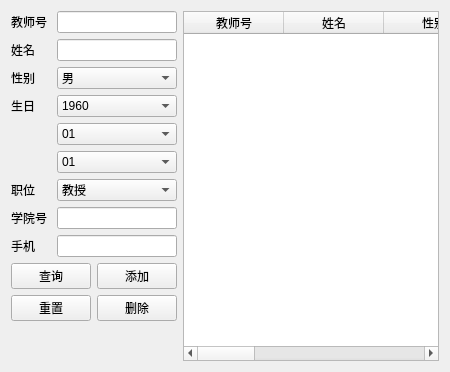
     <widget class="QWidget" name="tab_tea">
      <attribute name="title">
       <string>教师管理</string>
      </attribute>
      <layout class="QHBoxLayout" name="horizontalLayout">
       <item>
        <layout class="QHBoxLayout" name="horizontalLayout_7" stretch="1,5">
         <item>
          <layout class="QVBoxLayout" name="verticalLayout_7">
           <item>
            <layout class="QGridLayout" name="gridLayout_4">
             <item row="0" column="1">
              <widget class="QLineEdit" name="ld_tea_no"/>
             </item>
             <item row="2" column="0">
              <widget class="QLabel" name="label_26">
               <property name="text">
                <string>性别</string>
               </property>
              </widget>
             </item>
             <item row="6" column="0">
              <widget class="QLabel" name="label_28">
               <property name="text">
                <string>职位</string>
               </property>
              </widget>
             </item>
             <item row="6" column="1">
              <widget class="QComboBox" name="cbox_tea_pos">
               <property name="editable">
                <bool>false</bool>
               </property>
               <item>
                <property name="text">
                 <string>教授</string>
                </property>
               </item>
               <item>
                <property name="text">
                 <string>副教授</string>
                </property>
               </item>
               <item>
                <property name="text">
                 <string>讲师</string>
                </property>
               </item>
              </widget>
             </item>
             <item row="5" column="1">
              <widget class="QComboBox" name="cbox_tea_birth_d">
               <property name="editable">
                <bool>false</bool>
               </property>
               <item>
                <property name="text">
                 <string>01</string>
                </property>
               </item>
               <item>
                <property name="text">
                 <string>02</string>
                </property>
               </item>
               <item>
                <property name="text">
                 <string>03</string>
                </property>
               </item>
               <item>
                <property name="text">
                 <string>04</string>
                </property>
               </item>
               <item>
                <property name="text">
                 <string>05</string>
                </property>
               </item>
               <item>
                <property name="text">
                 <string>06</string>
                </property>
               </item>
               <item>
                <property name="text">
                 <string>07</string>
                </property>
               </item>
               <item>
                <property name="text">
                 <string>08</string>
                </property>
               </item>
               <item>
                <property name="text">
                 <string>09</string>
                </property>
               </item>
               <item>
                <property name="text">
                 <string>10</string>
                </property>
               </item>
               <item>
                <property name="text">
                 <string>11</string>
                </property>
               </item>
               <item>
                <property name="text">
                 <string>12</string>
                </property>
               </item>
               <item>
                <property name="text">
                 <string>13</string>
                </property>
               </item>
               <item>
                <property name="text">
                 <string>14</string>
                </property>
               </item>
               <item>
                <property name="text">
                 <string>15</string>
                </property>
               </item>
               <item>
                <property name="text">
                 <string>16</string>
                </property>
               </item>
               <item>
                <property name="text">
                 <string>17</string>
                </property>
               </item>
               <item>
                <property name="text">
                 <string>18</string>
                </property>
               </item>
               <item>
                <property name="text">
                 <string>19</string>
                </property>
               </item>
               <item>
                <property name="text">
                 <string>20</string>
                </property>
               </item>
               <item>
                <property name="text">
                 <string>21</string>
                </property>
               </item>
               <item>
                <property name="text">
                 <string>22</string>
                </property>
               </item>
               <item>
                <property name="text">
                 <string>23</string>
                </property>
               </item>
               <item>
                <property name="text">
                 <string>24</string>
                </property>
               </item>
               <item>
                <property name="text">
                 <string>25</string>
                </property>
               </item>
               <item>
                <property name="text">
                 <string>26</string>
                </property>
               </item>
               <item>
                <property name="text">
                 <string>27</string>
                </property>
               </item>
               <item>
                <property name="text">
                 <string>28</string>
                </property>
               </item>
               <item>
                <property name="text">
                 <string>29</string>
                </property>
               </item>
               <item>
                <property name="text">
                 <string>30</string>
                </property>
               </item>
               <item>
                <property name="text">
                 <string>31</string>
                </property>
               </item>
               <item>
                <property name="text">
                 <string/>
                </property>
               </item>
              </widget>
             </item>
             <item row="4" column="1">
              <widget class="QComboBox" name="cbox_tea_birth_m">
               <property name="editable">
                <bool>false</bool>
               </property>
               <item>
                <property name="text">
                 <string>01</string>
                </property>
               </item>
               <item>
                <property name="text">
                 <string>02</string>
                </property>
               </item>
               <item>
                <property name="text">
                 <string>03</string>
                </property>
               </item>
               <item>
                <property name="text">
                 <string>04</string>
                </property>
               </item>
               <item>
                <property name="text">
                 <string>05</string>
                </property>
               </item>
               <item>
                <property name="text">
                 <string>06</string>
                </property>
               </item>
               <item>
                <property name="text">
                 <string>07</string>
                </property>
               </item>
               <item>
                <property name="text">
                 <string>08</string>
                </property>
               </item>
               <item>
                <property name="text">
                 <string>09</string>
                </property>
               </item>
               <item>
                <property name="text">
                 <string>10</string>
                </property>
               </item>
               <item>
                <property name="text">
                 <string>11</string>
                </property>
               </item>
               <item>
                <property name="text">
                 <string>12</string>
                </property>
               </item>
              </widget>
             </item>
             <item row="2" column="1">
              <widget class="QComboBox" name="cbox_tea_sex">
               <property name="editable">
                <bool>false</bool>
               </property>
               <item>
                <property name="text">
                 <string>男</string>
                </property>
               </item>
               <item>
                <property name="text">
                 <string>女</string>
                </property>
               </item>
              </widget>
             </item>
             <item row="7" column="1">
              <widget class="QLineEdit" name="ld_tea_clg"/>
             </item>
             <item row="3" column="1">
              <widget class="QComboBox" name="cbox_tea_birth_y">
               <property name="editable">
                <bool>false</bool>
               </property>
               <item>
                <property name="text">
                 <string>1960</string>
                </property>
               </item>
               <item>
                <property name="text">
                 <string>1961</string>
                </property>
               </item>
               <item>
                <property name="text">
                 <string>1962</string>
                </property>
               </item>
               <item>
                <property name="text">
                 <string>1963</string>
                </property>
               </item>
               <item>
                <property name="text">
                 <string>1964</string>
                </property>
               </item>
               <item>
                <property name="text">
                 <string>1965</string>
                </property>
               </item>
               <item>
                <property name="text">
                 <string>1966</string>
                </property>
               </item>
               <item>
                <property name="text">
                 <string>1967</string>
                </property>
               </item>
               <item>
                <property name="text">
                 <string>1968</string>
                </property>
               </item>
               <item>
                <property name="text">
                 <string>1969</string>
                </property>
               </item>
               <item>
                <property name="text">
                 <string>1970</string>
                </property>
               </item>
               <item>
                <property name="text">
                 <string>1971</string>
                </property>
               </item>
               <item>
                <property name="text">
                 <string>1972</string>
                </property>
               </item>
               <item>
                <property name="text">
                 <string>1973</string>
                </property>
               </item>
               <item>
                <property name="text">
                 <string>1974</string>
                </property>
               </item>
               <item>
                <property name="text">
                 <string>1975</string>
                </property>
               </item>
               <item>
                <property name="text">
                 <string>1976</string>
                </property>
               </item>
               <item>
                <property name="text">
                 <string>1977</string>
                </property>
               </item>
               <item>
                <property name="text">
                 <string>1978</string>
                </property>
               </item>
               <item>
                <property name="text">
                 <string>1979</string>
                </property>
               </item>
               <item>
                <property name="text">
                 <string>1980</string>
                </property>
               </item>
               <item>
                <property name="text">
                 <string>1981</string>
                </property>
               </item>
               <item>
                <property name="text">
                 <string>1982</string>
                </property>
               </item>
               <item>
                <property name="text">
                 <string>1983</string>
                </property>
               </item>
               <item>
                <property name="text">
                 <string>1984</string>
                </property>
               </item>
               <item>
                <property name="text">
                 <string>1985</string>
                </property>
               </item>
               <item>
                <property name="text">
                 <string>1986</string>
                </property>
               </item>
               <item>
                <property name="text">
                 <string>1987</string>
                </property>
               </item>
               <item>
                <property name="text">
                 <string>1988</string>
                </property>
               </item>
               <item>
                <property name="text">
                 <string>1989</string>
                </property>
               </item>
               <item>
                <property name="text">
                 <string>1990</string>
                </property>
               </item>
               <item>
                <property name="text">
                 <string>1991</string>
                </property>
               </item>
               <item>
                <property name="text">
                 <string>1992</string>
                </property>
               </item>
               <item>
                <property name="text">
                 <string>1993</string>
                </property>
               </item>
               <item>
                <property name="text">
                 <string>1994</string>
                </property>
               </item>
               <item>
                <property name="text">
                 <string>1995</string>
                </property>
               </item>
               <item>
                <property name="text">
                 <string>1996</string>
                </property>
               </item>
               <item>
                <property name="text">
                 <string>1997</string>
                </property>
               </item>
               <item>
                <property name="text">
                 <string>1998</string>
                </property>
               </item>
               <item>
                <property name="text">
                 <string>1999</string>
                </property>
               </item>
               <item>
                <property name="text">
                 <string>2000</string>
                </property>
               </item>
              </widget>
             </item>
             <item row="1" column="1">
              <widget class="QLineEdit" name="ld_tea_name"/>
             </item>
             <item row="3" column="0">
              <widget class="QLabel" name="label_27">
               <property name="text">
                <string>生日</string>
               </property>
              </widget>
             </item>
             <item row="1" column="0">
              <widget class="QLabel" name="label_25">
               <property name="text">
                <string>姓名</string>
               </property>
              </widget>
             </item>
             <item row="0" column="0">
              <widget class="QLabel" name="label_24">
               <property name="text">
                <string>教师号</string>
               </property>
              </widget>
             </item>
             <item row="7" column="0">
              <widget class="QLabel" name="label_29">
               <property name="text">
                <string>学院号 </string>
               </property>
              </widget>
             </item>
             <item row="8" column="0">
              <widget class="QLabel" name="label_37">
               <property name="text">
                <string>手机</string>
               </property>
              </widget>
             </item>
             <item row="8" column="1">
              <widget class="QLineEdit" name="ld_tea_tel"/>
             </item>
            </layout>
           </item>
           <item>
            <layout class="QGridLayout" name="gridLayout_6">
             <item row="1" column="1">
              <widget class="QPushButton" name="btn_tea_delete">
               <property name="text">
                <string>删除</string>
               </property>
              </widget>
             </item>
             <item row="0" column="0">
              <widget class="QPushButton" name="btn_tea_query">
               <property name="text">
                <string>查询</string>
               </property>
              </widget>
             </item>
             <item row="0" column="1">
              <widget class="QPushButton" name="btn_tea_add">
               <property name="text">
                <string>添加</string>
               </property>
              </widget>
             </item>
             <item row="1" column="0">
              <widget class="QPushButton" name="btn_tea_reset">
               <property name="text">
                <string>重置</string>
               </property>
              </widget>
             </item>
             <item row="2" column="0" colspan="2">
              <spacer name="verticalSpacer_3">
               <property name="orientation">
                <enum>Qt::Vertical</enum>
               </property>
               <property name="sizeHint" stdset="0">
                <size>
                 <width>20</width>
                 <height>40</height>
                </size>
               </property>
              </spacer>
             </item>
            </layout>
           </item>
          </layout>
         </item>
         <item>
          <layout class="QVBoxLayout" name="verticalLayout_8">
           <item>
            <widget class="QTableWidget" name="table_tea">
             <column>
              <property name="text">
               <string>教师号</string>
              </property>
             </column>
             <column>
              <property name="text">
               <string>姓名</string>
              </property>
             </column>
             <column>
              <property name="text">
               <string>性别</string>
              </property>
             </column>
             <column>
              <property name="text">
               <string>生日</string>
              </property>
             </column>
             <column>
              <property name="text">
               <string>职位</string>
              </property>
             </column>
             <column>
              <property name="text">
               <string>手机</string>
              </property>
             </column>
             <column>
              <property name="text">
               <string>学院号</string>
              </property>
             </column>
             <column>
              <property name="text">
               <string/>
              </property>
             </column>
            </widget>
           </item>
           <item>
            <layout class="QHBoxLayout" name="horizontalLayout_6"/>
           </item>
          </layout>
         </item>
        </layout>
       </item>
      </layout>
     </widget>
